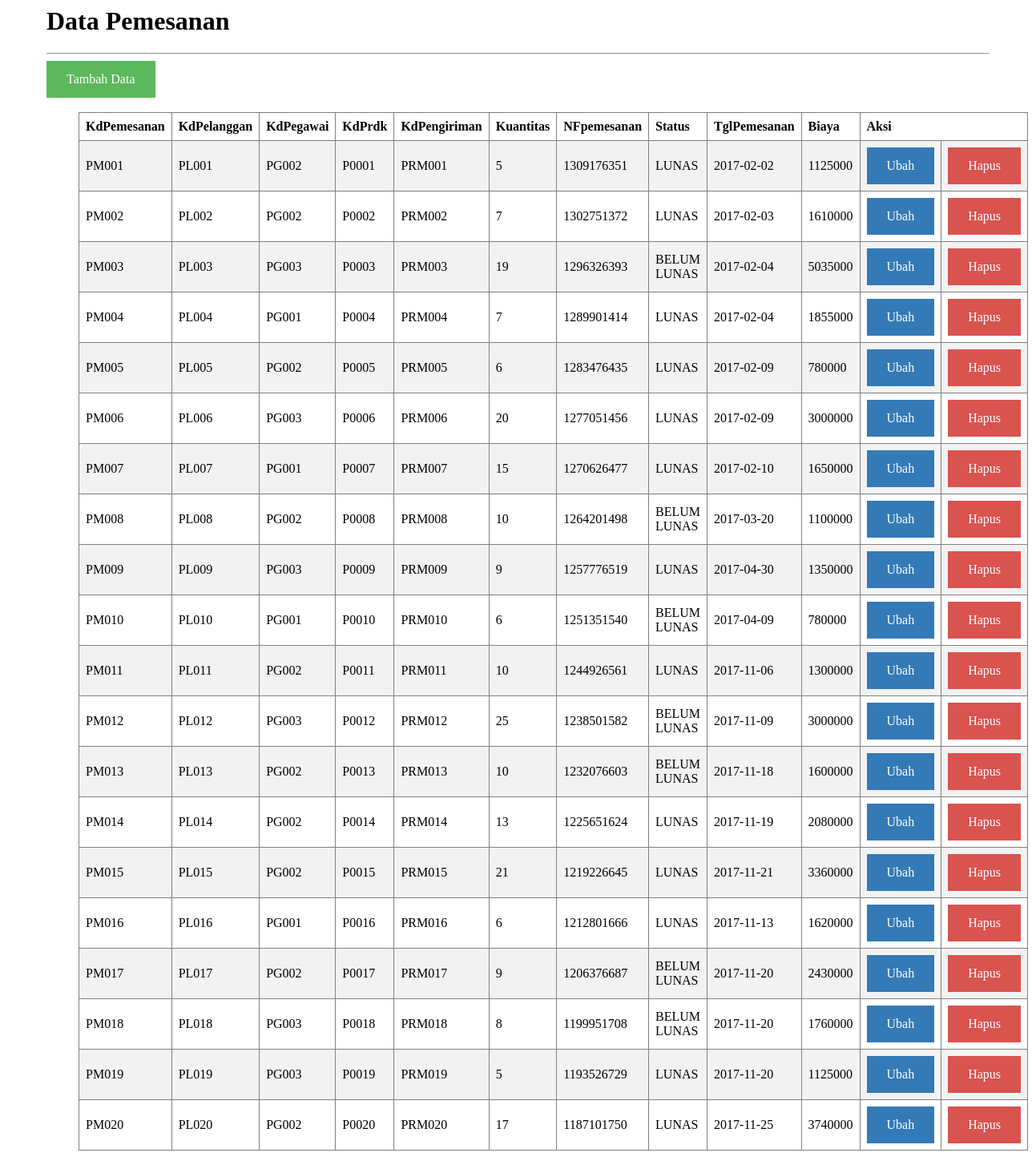
The page /index.php/pemesanan on the database its author committed.
### tables this page shows
CREATE TABLE IF NOT EXISTS `pemesanan` (
  `KdPemesanan` char(6) NOT NULL,
  `KdPelanggan` char(6) NOT NULL,
  `KdPegawai` char(6) NOT NULL,
  `KdPrdk` char(6) NOT NULL,
  `KdPengiriman` char(6) NOT NULL,
  `Kuantitas` int(11) NOT NULL,
  `NFpemesanan` int(11) NOT NULL,
  `Status` varchar(100) NOT NULL,
  `TglPemesanan` date NOT NULL,
  `Biaya` int(11) NOT NULL
);

### application/controllers/pemesanan.php (called while the page is built, shortened)
<?php if ( ! defined('BASEPATH')) exit('No direct script access allowed');
class Pemesanan extends CI_Controller {
	public function __construct(){
		$this->load->model('PemesananModel');
	}
	public function index(){
		$data['pemesanan'] = $this->PemesananModel->view();
		$this->load->view('pemesanan/index', $data);
		$this->load->library('Table', $data);
	}
}

### index.php (called while the page is built, shortened)
<?php
require_once BASEPATH.'core/CodeIgniter.php';

### application/models/PemesananModel.php (called while the page is built, shortened)
<?php if ( ! defined('BASEPATH')) exit('No direct script access allowed');
class PemesananModel extends CI_Model {
	public function view(){
		return $this->db->get('pemesanan')->result();
	}
}

### application/views/pemesanan/index.php (the view, shortened to what this page needs)
<html>
	<head>
	</head>
	<body>
		<h1>Data Pemesanan</h1>
		<hr>
		<a class="btn_tambah" href='<?php echo base_url("pemesanan/tambah"); ?>'>Tambah Data</a>
		<br><br>
<div class="ex2">
		<table border="1" cellpadding="7">
			<tr>
				<th>KdPemesanan</th>
				<th>KdPelanggan</th>
				<th>KdPegawai</th>
				<th>KdPrdk</th>
				<th>KdPengiriman</th>
				<th>Kuantitas</th>
        <th>NFpemesanan</th>
        <th>Status</th>
        <th>TglPemesanan</th>
        <th>Biaya</th>
				<th colspan="2">Aksi</th>
			</tr>
			<?php
			if( ! empty($pemesanan)){
				foreach($pemesanan as $data){
					echo "<tr>
					<td>".$data->KdPemesanan."</td>
					<td>".$data->KdPelanggan."</td>
					<td>".$data->KdPegawai."</td>
					<td>".$data->KdPrdk."</td>
					<td>".$data->KdPengiriman."</td>
					<td>".$data->Kuantitas."</td>
					<td>".$data->NFpemesanan."</td>
          <td>".$data->Status."</td>
          <td>".$data->TglPemesanan."</td>
          <td>".$data->Biaya."</td>
					<td><a class='btn_ubah'  href='".base_url("pemesanan/ubah/".$data->KdPemesanan)."'>Ubah</a></td>
					<td><a class='btn_hapus' href='".base_url("pemesanan/hapus/".$data->KdPemesanan)."'>Hapus</a></td>
					</tr>";
				}
			}else{
				echo "<tr><td align='center' colspan='7'>Data Tidak Ada</td></tr>";
			}
			?>
		</table>
</div>
	</body>
</html>

### application/views/pemesanan/index.php (style rules this page uses)
table { border-collapse: collapse; width: 100%; }
th, td { text-align: left; padding: 8px; }
tr:nth-child(even) { background-color: #f2f2f2; }
.btn_ubah, a { background-color: #337ab7; color: white; padding: 14px 25px; text-align: center; text-decoration: none; display: inline-block; }
.btn_hapus, a { background-color: #d9534f; color: white; padding: 14px 25px; text-align: center; text-decoration: none; display: inline-block; }
.btn_tambah, a { background-color: #5cb85c; color: white; padding: 14px 25px; text-align: center; text-decoration: none; display: inline-block; }
div.ex2 { padding-left: 40px; padding-right: 40px; }
body { padding-left: 50px; padding-right: 50px; padding-bottom: 50px; border-radius: 5px; }

### rows shown on the page
pemesanan: KdPemesanan "PM001", KdPelanggan "PL001", KdPegawai "PG002", KdPrdk "P0001", KdPengiriman "PRM001", Kuantitas "5", NFpemesanan "1309176351", Status "LUNAS", TglPemesanan "2017-02-02", Biaya "1125000"
pemesanan: KdPemesanan "PM002", KdPelanggan "PL002", KdPegawai "PG002", KdPrdk "P0002", KdPengiriman "PRM002", Kuantitas "7", NFpemesanan "1302751372", Status "LUNAS", TglPemesanan "2017-02-03", Biaya "1610000"
pemesanan: KdPemesanan "PM003", KdPelanggan "PL003", KdPegawai "PG003", KdPrdk "P0003", KdPengiriman "PRM003", Kuantitas "19", NFpemesanan "1296326393", Status "BELUM LUNAS", TglPemesanan "2017-02-04", Biaya "5035000"
pemesanan: KdPemesanan "PM004", KdPelanggan "PL004", KdPegawai "PG001", KdPrdk "P0004", KdPengiriman "PRM004", Kuantitas "7", NFpemesanan "1289901414", Status "LUNAS", TglPemesanan "2017-02-04", Biaya "1855000"
pemesanan: KdPemesanan "PM005", KdPelanggan "PL005", KdPegawai "PG002", KdPrdk "P0005", KdPengiriman "PRM005", Kuantitas "6", NFpemesanan "1283476435", Status "LUNAS", TglPemesanan "2017-02-09", Biaya "780000"
pemesanan: KdPemesanan "PM006", KdPelanggan "PL006", KdPegawai "PG003", KdPrdk "P0006", KdPengiriman "PRM006", Kuantitas "20", NFpemesanan "1277051456", Status "LUNAS", TglPemesanan "2017-02-09", Biaya "3000000"
pemesanan: KdPemesanan "PM007", KdPelanggan "PL007", KdPegawai "PG001", KdPrdk "P0007", KdPengiriman "PRM007", Kuantitas "15", NFpemesanan "1270626477", Status "LUNAS", TglPemesanan "2017-02-10", Biaya "1650000"
pemesanan: KdPemesanan "PM008", KdPelanggan "PL008", KdPegawai "PG002", KdPrdk "P0008", KdPengiriman "PRM008", Kuantitas "10", NFpemesanan "1264201498", Status "BELUM LUNAS", TglPemesanan "2017-03-20", Biaya "1100000"
pemesanan: KdPemesanan "PM009", KdPelanggan "PL009", KdPegawai "PG003", KdPrdk "P0009", KdPengiriman "PRM009", Kuantitas "9", NFpemesanan "1257776519", Status "LUNAS", TglPemesanan "2017-04-30", Biaya "1350000"
pemesanan: KdPemesanan "PM010", KdPelanggan "PL010", KdPegawai "PG001", KdPrdk "P0010", KdPengiriman "PRM010", Kuantitas "6", NFpemesanan "1251351540", Status "BELUM LUNAS", TglPemesanan "2017-04-09", Biaya "780000"
pemesanan: KdPemesanan "PM011", KdPelanggan "PL011", KdPegawai "PG002", KdPrdk "P0011", KdPengiriman "PRM011", Kuantitas "10", NFpemesanan "1244926561", Status "LUNAS", TglPemesanan "2017-11-06", Biaya "1300000"
pemesanan: KdPemesanan "PM012", KdPelanggan "PL012", KdPegawai "PG003", KdPrdk "P0012", KdPengiriman "PRM012", Kuantitas "25", NFpemesanan "1238501582", Status "BELUM LUNAS", TglPemesanan "2017-11-09", Biaya "3000000"
pemesanan: KdPemesanan "PM013", KdPelanggan "PL013", KdPegawai "PG002", KdPrdk "P0013", KdPengiriman "PRM013", Kuantitas "10", NFpemesanan "1232076603", Status "BELUM LUNAS", TglPemesanan "2017-11-18", Biaya "1600000"
pemesanan: KdPemesanan "PM014", KdPelanggan "PL014", KdPegawai "PG002", KdPrdk "P0014", KdPengiriman "PRM014", Kuantitas "13", NFpemesanan "1225651624", Status "LUNAS", TglPemesanan "2017-11-19", Biaya "2080000"
pemesanan: KdPemesanan "PM015", KdPelanggan "PL015", KdPegawai "PG002", KdPrdk "P0015", KdPengiriman "PRM015", Kuantitas "21", NFpemesanan "1219226645", Status "LUNAS", TglPemesanan "2017-11-21", Biaya "3360000"
pemesanan: KdPemesanan "PM016", KdPelanggan "PL016", KdPegawai "PG001", KdPrdk "P0016", KdPengiriman "PRM016", Kuantitas "6", NFpemesanan "1212801666", Status "LUNAS", TglPemesanan "2017-11-13", Biaya "1620000"
pemesanan: KdPemesanan "PM017", KdPelanggan "PL017", KdPegawai "PG002", KdPrdk "P0017", KdPengiriman "PRM017", Kuantitas "9", NFpemesanan "1206376687", Status "BELUM LUNAS", TglPemesanan "2017-11-20", Biaya "2430000"
pemesanan: KdPemesanan "PM018", KdPelanggan "PL018", KdPegawai "PG003", KdPrdk "P0018", KdPengiriman "PRM018", Kuantitas "8", NFpemesanan "1199951708", Status "BELUM LUNAS", TglPemesanan "2017-11-20", Biaya "1760000"
pemesanan: KdPemesanan "PM019", KdPelanggan "PL019", KdPegawai "PG003", KdPrdk "P0019", KdPengiriman "PRM019", Kuantitas "5", NFpemesanan "1193526729", Status "LUNAS", TglPemesanan "2017-11-20", Biaya "1125000"
pemesanan: KdPemesanan "PM020", KdPelanggan "PL020", KdPegawai "PG002", KdPrdk "P0020", KdPengiriman "PRM020", Kuantitas "17", NFpemesanan "1187101750", Status "LUNAS", TglPemesanan "2017-11-25", Biaya "3740000"
